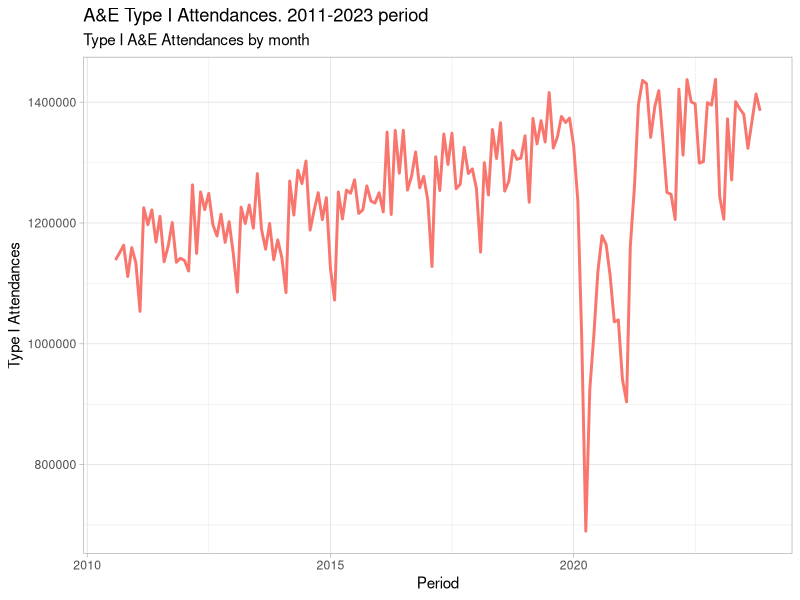

Recreate this plot in R.
# code_pre_targets.R

# Initial analysis used to generate a report that we will turn into a pipeline.
# This first file is the entire analysis into a single script
# we will turn it into functions to be used within {targets} library

# It is considered good practise to test the entire report script before building the pipeline,
# to check the input and outputs work as expected

library(tidyverse)
library(here)

# 1. Read data
# we use read_csv() function from {readr} package included in {tidyverse}
# read_csv() creates a tibble

here_i_am <- here::here()
here_i_am

list.files (pattern = "csv$")

# [1] "Type_I_AE_Attendances_AUG2010_NOV2023.csv"
data <- read_csv(here("Type_I_AE_Attendances_AUG2010_NOV2023.csv"),col_names = TRUE)
data

data(head)

data_build <- data %>% 
  select(Date = Period,
         Att = `Type 1 Departments - Major A&E`) %>% 
  mutate(
    Year = substring(Date,4,6),
    Month = substring(Date,1,2),
    Day = 01,
    Yearf = paste0(20,Year),
    date = paste0(Day,"/",Month,"/",Yearf))

data_build

# 2. Transform date into a date variable
data_formatted <- data_build %>% 
  select(date,Att) %>% 
  ### format = "%d/%m/%Y")
  mutate(Date = as.Date(date, format = "%d/%m/%Y")) %>% 
  select(Date,Att)
data_formatted

#  3. Account for missing values
data_nomiss <- data_formatted %>%   
  # This line below displays weekdays as character Mon,Tue, Wed..
  mutate(weekday = wday(Date, week_start=1, label =TRUE)) %>% 
  mutate(Att_TypeI = ifelse(is.na(Att),
                            lag(Att,n=7),Att)) %>% 
  filter(!is.na(Att_TypeI))

data_nomiss

# 4. Plot data
Line_chart <- data_nomiss %>% 
  select(Date, Att_TypeI) %>% 
  ggplot(aes(x = Date, y = Att_TypeI, colour = "darkorange1")) +
  geom_line(linewidth = 1, linetype=1, show.legend = FALSE) +
  labs(title = "A&E Type I Attendances. 2011-2023 period",
       subtitle = "Type I A&E Attendances by month",
       x = "Period", y = "Type I Attendances" ) +
  theme_light()
Line_chart

# 5. Turn data into TS object

# 5.1 Implement a ARIMA model 
# https://spureconomics.com/arima-and-sarima-in-rstudio/

AE_type2_ts_prep <- data_nomiss %>% 
                    select(Date, Att_TypeI) %>%
                    mutate(Min_date = min(Date), Max_date = max(Date))
AE_type2_ts_prep

# House_price_ts_prep data set
# First column:
AE_type2_ts_date_v <- AE_type2_ts_prep[,1]
# Second column: 
AE_type2_ts <- AE_type2_ts_prep[,2]

# In our example or data is monthly so we will adjust frequency to 12
# Start will be "2010-08-01" Aug 2010 (2010,8)
# End will be "2023-11-01" Nov 2023 (2023,11)

AE_type2_to_ts <- data_nomiss %>% 
                  select(Date, Att_TypeI) %>%
                  mutate(Min_date = min(Date), Max_date = max(Date)) %>% 
                  select(Att_TypeI)
AE_type2_to_ts

library(stats)

AE_type2_ts <- ts(AE_type2_to_ts[,1], start = c(2010, 8), end = c(2023, 11), frequency = 12)
AE_type2_ts

# 6. Create an ARIMA model and forecast next 12 months

library(forecast)
arima_model <- auto.arima(AE_type2_ts)

# Series: AE_type2_ts 
# ARIMA(1,1,0)(2,0,0)[12]

# 2.2 Forecast next 12 periods
arima_forecast <- forecast(arima_model, h=12)

# 5.2 Implement a SARIMA model 
# Create a SARIMA model and forecast next 12 months
# From previuos ARIMA model (1,1,0)
# By adding (seasonal = TRUE) paarameter to the auto.arima() function
sarima110 <- auto.arima(AE_type2_ts, seasonal = TRUE)
sarima110